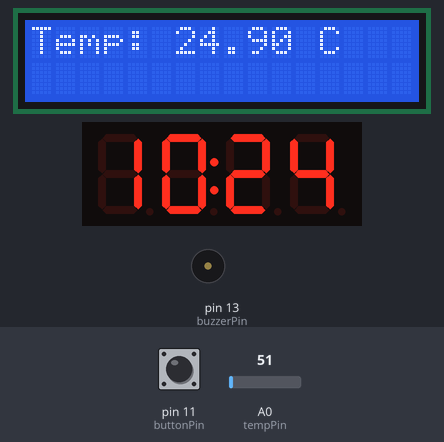
Recording of a sketch running on a simulated Arduino Uno, built with avr-gcc and run on an emulated ATmega328P. Parts: 16×2 character LCD, 4-digit seven-segment display, buzzer (waves = sounding, pin HIGH). Inputs (shaded band) come from the test bench; at power-on: pin 11 (buttonPin) LOW, A0 (tempPin) = 51. The local clock reads 2024-03-15 10:24:30 at power-on unless the sketch sets it.

Above: at 1.2 s.
1.3 s: pin 11 (buttonPin) pulled HIGH for 1.25 s
At 4.0 s:
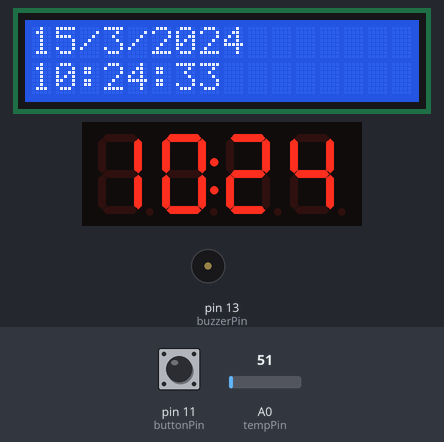
6.7 s: A0 (tempPin) set to 75
8.8 s: A0 (tempPin) set to 86
At 9.9 s:
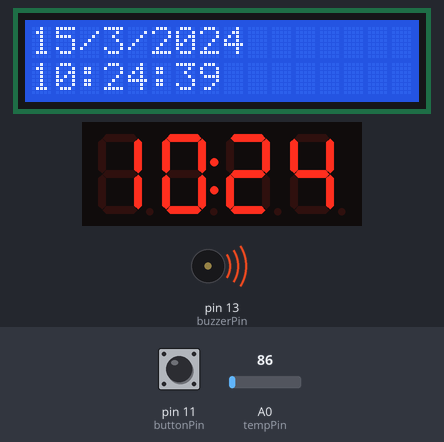
12.9 s: pin 11 (buttonPin) pulled HIGH for 1.25 s
At 15.5 s:
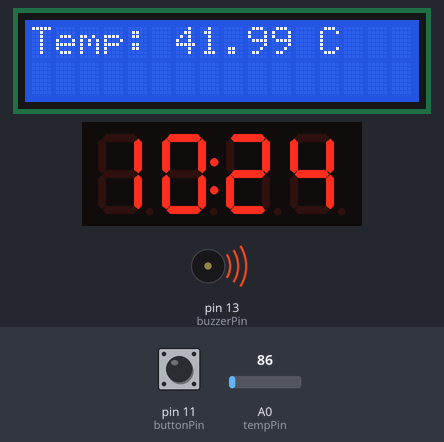
16.2 s: A0 (tempPin) set to 71
At 17.5 s:
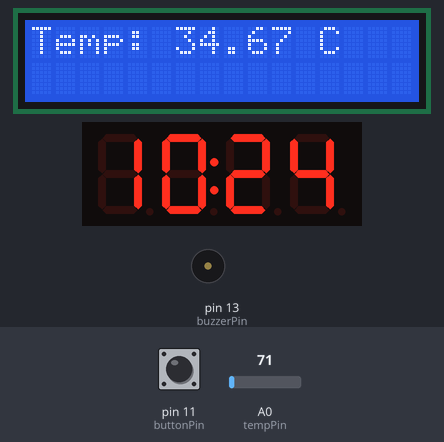
Timing chart, 0 to 19.2 s (numbered marks = the images above; inputs shaded):
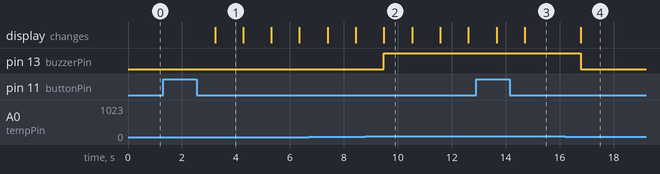

Measured:
- the behaviour switches between 81 and 82 on A0 (tempPin) (found by bisection; images 1 and 2)
- after the input at 1.3 s, the display: changes after 1.9 s (image 1)
- after the input at 8.8 s, pin 13 (buzzerPin): LOW → HIGH after 0.69 s
- after the input at 12.9 s, the display: first differs from a run without the input after 1.8 s (image 3)
- after the input at 16.2 s, pin 13 (buzzerPin): HIGH → LOW after 0.58 s; the display: changes after 0.58 s (image 4)
- what the display in image 1 shows lasts 1.1 s, from 3.2 s to 4.3 s

The sketch:

TUGASUAS.ino
```cpp
#include <Wire.h>
#include <LiquidCrystal_I2C.h>
#include <RTClib.h>
#include <TM1637Display.h>

// Pin Definitions
const int buzzerPin = 13;
const int buttonPin = 11;
const int tempPin = A0; // Pin analog untuk LM35
const int CLK = 2; // CLK pin of TM1637 time segment
const int DIO = 3; // DIO pin of TM1637 time segment

// LCD and RTC
LiquidCrystal_I2C lcd(0x27, 16, 2); // Adjust the I2C address if needed
RTC_DS3231 rtc;

// TM1637 Display Time Segment
TM1637Display display(CLK, DIO);

// Variables
float temperature;
int tempThreshold = 40; // Batas suhu untuk alarm (40°C)
bool alarmActive = false;
bool showTemperature = true;
unsigned long lastButtonPress = 0;

void setup() {
  // Initialize Serial for debugging
  Serial.begin(9600);

  // Initialize LCD
  lcd.begin(16, 2);
  lcd.backlight();

  // Initialize RTC
  if (!rtc.begin()) {
    lcd.print("Couldn't find RTC");
    while (1);
  }
  if (rtc.lostPower()) {
    lcd.print("RTC lost power");
    rtc.adjust(DateTime(F(__DATE__), F(__TIME__)));
  }

  // Initialize Buzzer
  pinMode(buzzerPin, OUTPUT);

  // Initialize Button
  pinMode(buttonPin, INPUT);

  // Initialize TM1637 Display
  display.setBrightness(0x0f); // mengatur brightness (0x00 ke 0x0f)
}

void loop() {
  // Baca suhu dari LM35 sensor suhu
  int analogValue = analogRead(tempPin);
  temperature = (analogValue * 5.0 * 100.0) / 1024.0;

  // Check if reading was successful
  if (isnan(temperature)) {
    Serial.println("Failed to read temperature!");
    lcd.clear();
    lcd.setCursor(0, 0);
    lcd.print("Error reading");
    lcd.setCursor(0, 1);
    lcd.print("temp sensor");
    delay(2000);
    return;
  }

  // Read time
  DateTime now = rtc.now();

  // Display time on TM1637
  int displayTime = (now.hour() * 100) + now.minute();
  display.showNumberDecEx(displayTime, 0b01000000, true); // Display HH:MM with colon

  // Display time and temperature on LCD
  if (showTemperature) {
    lcd.clear();
    lcd.setCursor(0, 0);
    lcd.print("Temp: ");
    lcd.print(temperature);
    lcd.print(" C");
  } else {
    lcd.clear();
    lcd.setCursor(0, 0);
    lcd.print(now.day(), DEC);
    lcd.print('/');
    lcd.print(now.month(), DEC);
    lcd.print('/');
    lcd.print(now.year(), DEC);
    lcd.setCursor(0, 1);
    lcd.print(now.hour(), DEC);
    lcd.print(':');
    lcd.print(now.minute(), DEC);
    lcd.print(':');
    lcd.print(now.second(), DEC);
  }

  // Check temperature threshold
  if (temperature > tempThreshold && !alarmActive) {
    alarmActive = true;
    digitalWrite(buzzerPin, HIGH);
  } else if (temperature <= tempThreshold && alarmActive) {
    alarmActive = false;
    digitalWrite(buzzerPin, LOW);
  }

  // Handle button press to switch display mode
  if (digitalRead(buttonPin) == HIGH) {
    if (millis() - lastButtonPress > 500) {
      showTemperature = !showTemperature;
      lastButtonPress = millis();
    }
  }

  delay(1000);
}
```
